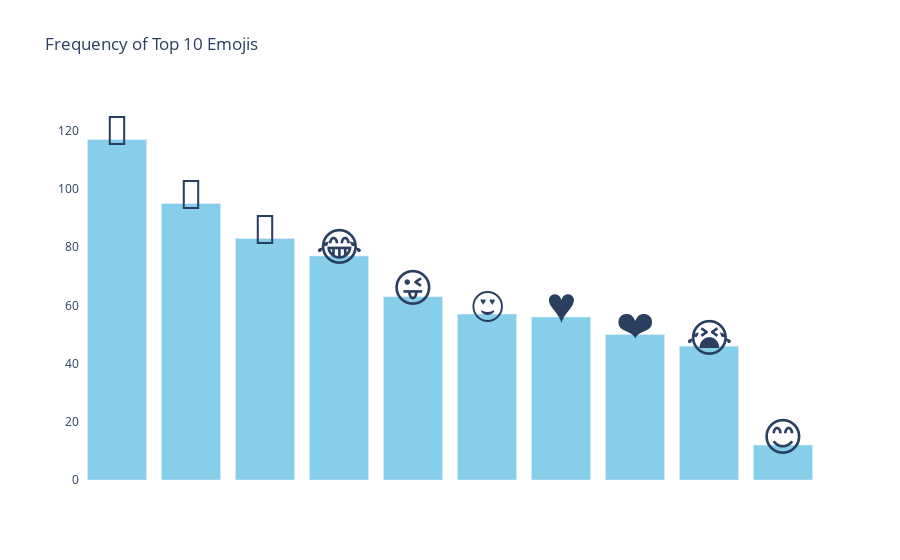

The notebook cell saved with this chart:
### Code cell
import plotly.graph_objects as go

# Create a DataFrame for the top 10 emojis
emoji_df = emoji_counts.reset_index()
emoji_df.columns = ['emoji', 'count']

# Create a bar plot with pastel-colored bars
fig = go.Figure()

# Add the visible bars with pastel color
fig.add_trace(go.Bar(x=emoji_df['emoji'], y=emoji_df['count'], marker_color='#87CEEB'))

# Add the text annotations with emojis
for i, row in emoji_df.iterrows():
    fig.add_annotation(x=row['emoji'], y=row['count'], text=row['emoji'], font={'size': 40},
                       showarrow=False, align='center', yshift=10)

# Set the title and layout
fig.update_layout(title='Frequency of Top 10 Emojis', plot_bgcolor='white')

# Update x-axis and hide labels
fig.update_xaxes(showticklabels=False)

# Show the plot
fig.show()

### Figure 1 — Plotly figure (JSON) as saved in the notebook; plotly's stock layout.template omitted (floating-point values rounded to 4 significant figures)
{"data": [{"marker": {"color": "#87CEEB"}, "type": "bar", "x": ["🤣", "🥹", "🥰", "😂", "😜", "😍", "♥️", "❤️", "😭", "😊"], "y": [117, 95, 83, 77, 63, 57, 56, 50, 46, 12]}], "layout": {"annotations": [{"align": "center", "font": {"size": 40}, "showarrow": false, "text": "🤣", "x": "🤣", "y": 117, "yshift": 10}, {"align": "center", "font": {"size": 40}, "showarrow": false, "text": "🥹", "x": "🥹", "y": 95, "yshift": 10}, {"align": "center", "font": {"size": 40}, "showarrow": false, "text": "🥰", "x": "🥰", "y": 83, "yshift": 10}, {"align": "center", "font": {"size": 40}, "showarrow": false, "text": "😂", "x": "😂", "y": 77, "yshift": 10}, {"align": "center", "font": {"size": 40}, "showarrow": false, "text": "😜", "x": "😜", "y": 63, "yshift": 10}, {"align": "center", "font": {"size": 40}, "showarrow": false, "text": "😍", "x": "😍", "y": 57, "yshift": 10}, {"align": "center", "font": {"size": 40}, "showarrow": false, "text": "♥️", "x": "♥️", "y": 56, "yshift": 10}, {"align": "center", "font": {"size": 40}, "showarrow": false, "text": "❤️", "x": "❤️", "y": 50, "yshift": 10}, {"align": "center", "font": {"size": 40}, "showarrow": false, "text": "😭", "x": "😭", "y": 46, "yshift": 10}, {"align": "center", "font": {"size": 40}, "showarrow": false, "text": "😊", "x": "😊", "y": 12, "yshift": 10}], "plot_bgcolor": "white", "title": {"text": "Frequency of Top 10 Emojis"}, "xaxis": {"showticklabels": false}}}
